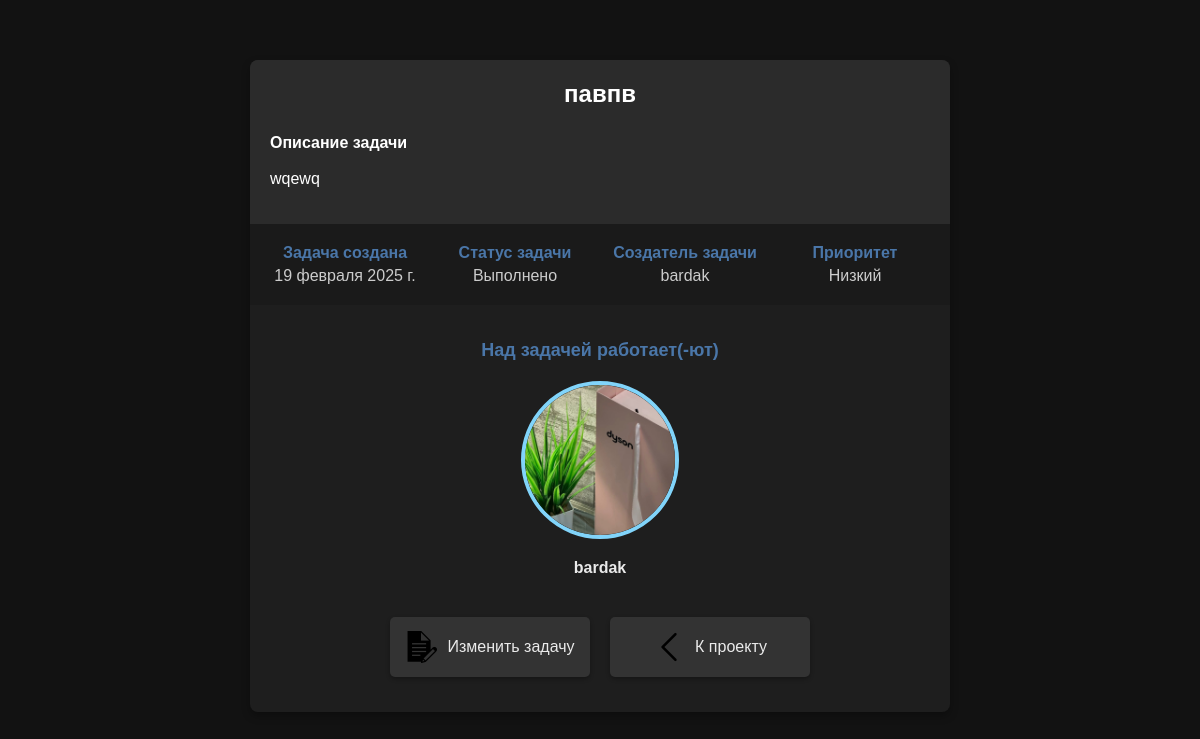
Page /info_task/13/13/ (signed in) on the earlier database version.
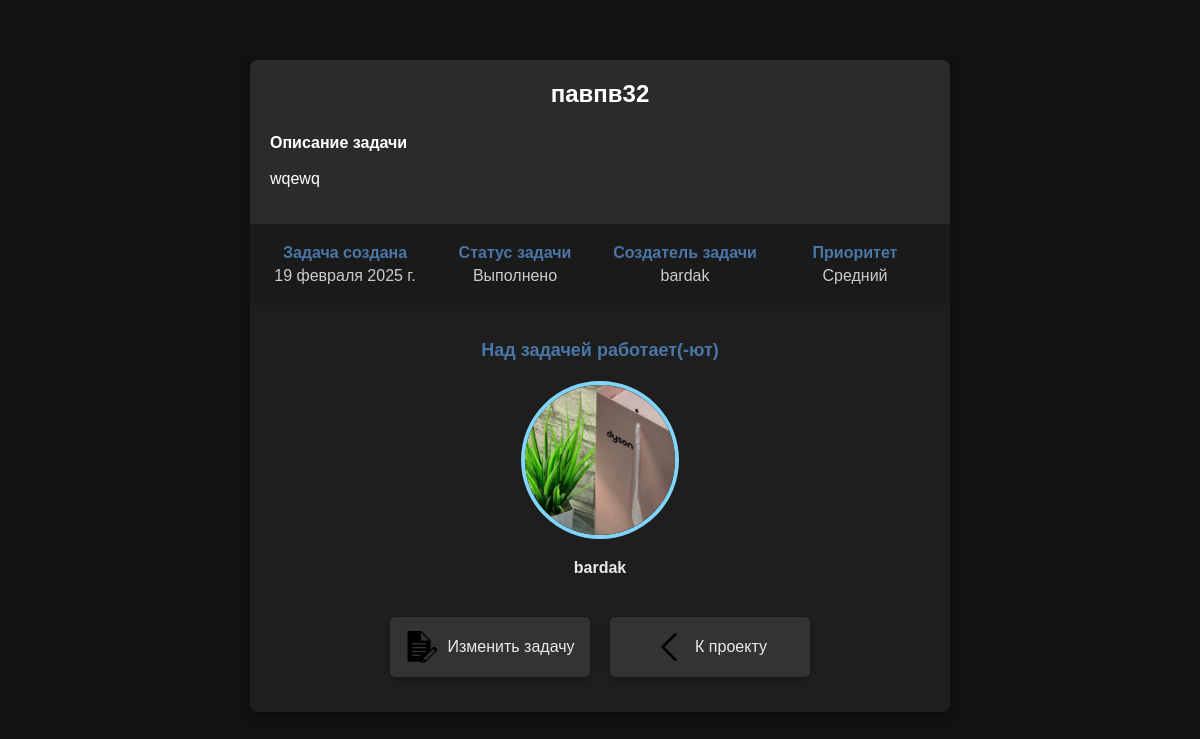
Same page on the later database version.
### scp/models.py (models this page shows, shortened)
class Task(models.Model):
    title = models.CharField(max_length=100, null=False, verbose_name="Название задачи")
    description = models.TextField(verbose_name="Описание задачи")
    creator = models.ForeignKey(User, on_delete=models.CASCADE, related_name='t_creator')
    project = models.ForeignKey(Project, on_delete=models.CASCADE, related_name='t_project')
    assignee = models.ForeignKey(User, on_delete=models.CASCADE, blank = True,null=True,verbose_name="Исполнитель",related_name='t_assignee')
    priority = models.CharField(max_length=50, choices=Status.PRIORITY_CHOICES,verbose_name="Статус",default='Не указан')
    status = models.CharField(max_length=50,choices=Status.STATUS_CHOICES, verbose_name="Cтатус",default='Ожидает')
    created_at = models.DateField(auto_now_add=True)
    code = models.TextField(verbose_name="Код",blank=True, null=True)

class Profile(models.Model):
    puser = models.OneToOneField(User, on_delete=models.CASCADE, related_name='profile', unique=True)
    bio = models.TextField(blank=True, null=True)
    avatar = models.ImageField(upload_to='./profile_avatars/', blank=True, null=True, default='./default/no_avatar.png')
    role = models.CharField(max_length=50, blank=True, choices=Role.ROLE_CHOICES, default='Исполнитель')
    account = models.BooleanField(default=False)  # Это поле отвечает за статус пользователя
    contacts = models.TextField(default='Контакты не указаны')
    status = models.CharField(max_length=50, choices=Status.BLACKLIST_CHOICES, default='Не заблокирован')
    telegram_url = models.URLField(max_length=255, blank=True, null=True, verbose_name='Telegram')
    github_url = models.URLField(max_length=255, blank=True, null=True, verbose_name='GitHub')

### scp/views.py (the view)
# urls.py: path('info_task/<int:project_id>/<int:task_id>/', views.info_task, name='info_task'),
@login_required
def info_task(request,project_id,task_id):
    project = get_object_or_404(Project, id = project_id)
    task = get_object_or_404(Task, id = task_id)
    is_assignee = task.assignee
    context = {
        'is_assignee':is_assignee,
        'task':task,
        'project':project,
        'project_id': project.id,
        'task_id': task.id,
    }
    return render(request, 'scp/info_task.html', context)

### scp/templates/scp/info_task.html (shortened to what this page needs)
{% load static %}
<!DOCTYPE html>
<html lang="ru">
<head>
    <link rel="stylesheet" href="{% static 'scp/css/info_task.css' %}">
</head>
<body>
    <div class="container">
        <header class="project-header">
            <h1>{{ task.title }}</h1>
            <p><strong>Описание задачи</strong><br><br>{{ task.description }}</p>
        </header>
        <section class="task-details">
                <div class="detail">
                    <strong>Задача создана</strong>
                    <span>{{ task.created_at }}</span>
                </div>
                <div class="detail">
                    <strong>Статус задачи</strong>
                    <span>{{ task.status }}</span>
                </div>
                <div class="detail">
                    <strong>Создатель задачи</strong>
                    <span>{{ task.creator }}</span>
                </div>
                <div class="detail">
                    <strong>Приоритет</strong>
                    <span>{{ task.priority }}</span>
                </div>
        </section>
        <section class="participants">
            <h2>Над задачей работает(-ют)</h2>
            {% if task.assignee %}
                {% if task.assignee.profile.avatar %}
                    <div class="avatar-wrapper">
                        <div class="avatar-container">
                            <a href="{% url 'profiles_info' task.assignee.id %}" class="avatar">
                                <img src="{{ task.assignee.profile.avatar.url }}" class="avatar" alt="Аватар исполнителя" /></a>
                        </div>
                    </div>
                    <strong>{{ task.assignee.profile.puser }}</strong>
                {% else %}
                    <p>Изображение отсутствует</p>
                {% endif %}
            {% else %}
                <p>Исполнитель(-ли) отсутствуют</p>
            {% endif %}
        </section>
        <section class="actions">
            {% if request.user == task.creator %}
                <form method="get" action="{% url 'edit_task' project_id task_id %}">
                    <button type="submit" class="nav-button">
                        <img src="{% static 'scp/image/edit_project.png' %}" />
                        <p>Изменить задачу</p>
                    </button>
                </form>
            {% endif %}
            <form method="post" action="{% url 'info_project' project_id %}">
                <button type="submit" class="nav-button">
                    <img src="{% static 'scp/image/back.png' %}" />
                    <p>К проекту</p>
                </button>
            </form>
        </section>
    </div>
</body>
</html>

Differences in the rows shown:
changed Task "wqewq": title "павпв" → "павпв32"; priority "Низкий" → "Cредний"
